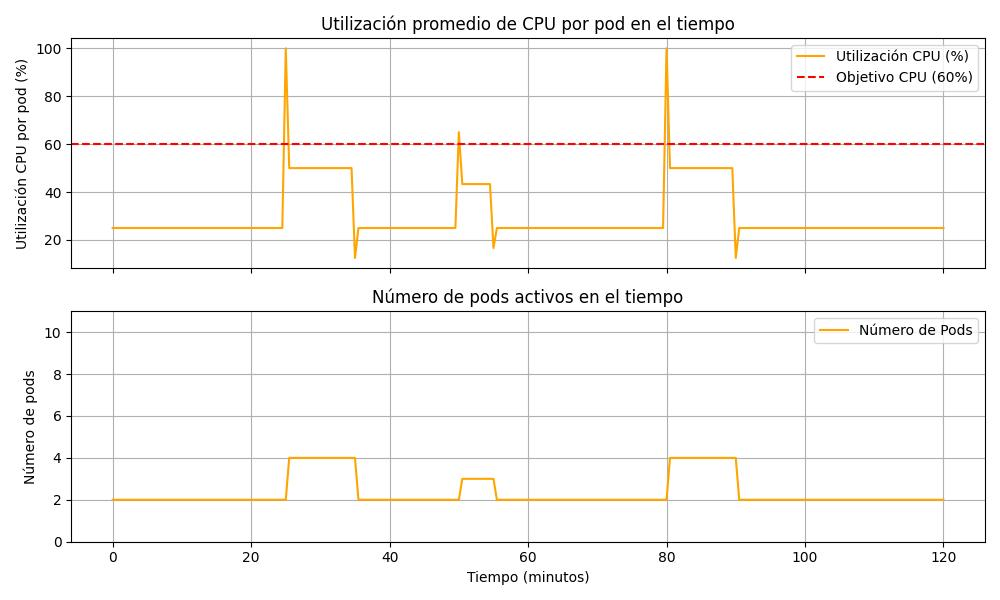

The script that drew this image:
import numpy as np
import matplotlib.pyplot as plt

# Parámetros de simulación
total_time_minutes = 120  # tiempo total de simulación en minutos (2 horas)
dt = 0.5  # paso de tiempo en minutos (0.5 min = 30 segundos por paso)
num_steps = int(total_time_minutes / dt) + 1  # cantidad de instantes de tiempo simulados

# Setpoint (objetivo) de utilización de CPU (fracción de 1, es decir 0.60 = 60%)
cpu_target = 0.60

# Límite mínimo y máximo de pods
min_pods = 2
max_pods = 10

# Tiempo de enfriamiento (cooldown) en minutos para evitar escalados muy seguidos
cooldown_minutes = 5  # por ejemplo, 5 minutos de espera mínima entre escalados
cooldown_steps = int(cooldown_minutes / dt)

# Función que modela la carga del sistema (con picos y caídas en el tiempo)
def carga_sistema(t):
    """
    Devuelve la carga total relativa a la capacidad de un pod en el tiempo t (minutos).
    Incluye una carga base y picos de carga en ciertos intervalos de tiempo.
    """
    # Carga base (por ejemplo, 0.5 corresponde a 50% de uso de un pod)
    carga = 0.5
    # Pico 1: alta carga entre 25 y 35 minutos
    if 25 <= t < 35:
        carga += 1.5  # aumento de carga (pico alto)        
    # Pico 2: carga moderada entre 50 y 55 minutos
    if 50 <= t < 55:
        carga += 0.8  # aumento de carga (pico moderado)
    # Pico 3: alta carga entre 80 y 90 minutos
    if 80 <= t < 90:
        carga += 1.5  # aumento de carga (segundo pico alto)

    return carga

# Arreglos para almacenar resultados en el tiempo
tiempos = np.arange(0, total_time_minutes + 0.0001, dt)  # vector de tiempo en minutos
uso_cpu = np.zeros_like(tiempos)    # utilización de CPU por pod (fracción de 1)
cantidad_pods = np.zeros_like(tiempos)  # número de pods activos

# Condiciones iniciales
pods_actuales = min_pods  # iniciar con el número mínimo de pods
ultimo_escaleo = -cooldown_steps  # indicador de último paso donde se escaló (inicializar negativo para permitir escalar al inicio)

# Bucle de simulación en pasos de dt
for i, t in enumerate(tiempos):
    # 1. Calcular carga actual del sistema
    carga_total = carga_sistema(t)
    # 2. Calcular utilización promedio de CPU por pod
    uso_actual = carga_total / pods_actuales
    # Guardar métricas actuales en los arreglos de resultados
    uso_cpu[i] = uso_actual
    cantidad_pods[i] = pods_actuales
    # 3. Controlador proporcional: decidir si escalar según CPU vs objetivo
    if i - ultimo_escaleo >= cooldown_steps:
        # Calcular réplicas deseadas según la fórmula proporcional
        replicas_deseadas = pods_actuales * (uso_actual / cpu_target)
        # Redondear hacia arriba para no infra-provisionar (ceil asegura cubrir la carga)
        nuevos_pods = int(np.ceil(replicas_deseadas))
        # Aplicar límites mínimo y máximo
        if nuevos_pods < min_pods:
            nuevos_pods = min_pods
        if nuevos_pods > max_pods:
            nuevos_pods = max_pods
        # Si hay un cambio en la cantidad de pods, aplicar escalado
        if nuevos_pods != pods_actuales:
            pods_actuales = nuevos_pods
            ultimo_escaleo = i  # registrar el paso en que se escala
# Fin del bucle de simulación

# Graficar resultados
fig, (ax1, ax2) = plt.subplots(2, 1, figsize=(10,6), sharex=True)
# Gráfico de utilización de CPU (% por pod)
ax1.plot(tiempos, uso_cpu * 100, color='orange', label='Utilización CPU (%)')
ax1.axhline(cpu_target * 100, color='r', linestyle='--', label='Objetivo CPU (60%)')
ax1.set_ylabel('Utilización CPU por pod (%)')
ax1.set_title('Utilización promedio de CPU por pod en el tiempo')
ax1.legend(loc='upper right')
ax1.grid(True)
# Gráfico del número de pods activos
ax2.plot(tiempos, cantidad_pods, color='orange', label='Número de Pods')
ax2.set_ylabel('Número de pods')
ax2.set_xlabel('Tiempo (minutos)')
ax2.set_title('Número de pods activos en el tiempo')
ax2.set_ylim(0, max_pods + 1)
ax2.legend(loc='upper right')
ax2.grid(True)
plt.tight_layout()
plt.show()
